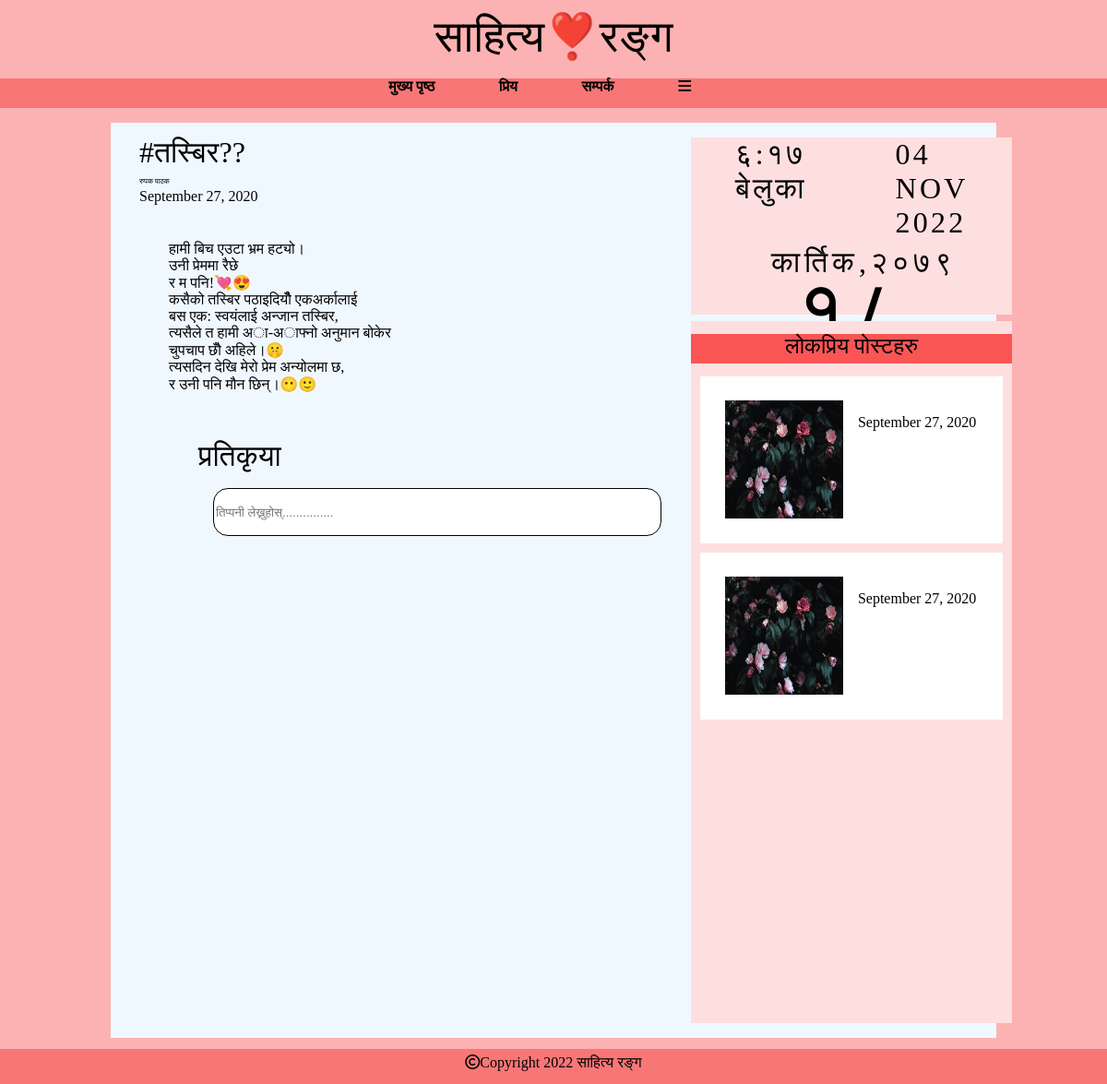
The page /poem/5/ on the database its author committed.
### website/models.py (models this page shows, shortened)
class Poem(models.Model):
    title = models.CharField(max_length=50)
    writer = models.CharField(max_length=50)
    date = models.DateField()
    poem_text=  models.TextField()

### website/views.py (the view)
# urls.py: path('poem/<int:pk>/', rang, name='rang'),
def rang(request, pk, return_webpage=False):
    poem = get_object_or_404(Poem, pk=pk)
    if return_webpage:
        poems = Poem.objects.all()
        return render(request, 'webpage.html', {'poems': poems})
    else:
        return render(request, 'rang.html', {'poem': poem})

### website/templates/rang.html (shortened to what this page needs)
<!DOCTYPE html>
<html lang="en">
<head>
    {% load static %}
    <link rel="stylesheet" href="{% static 'webpage.css' %}" />
</head>
<body>
    <body>
        <header>
            <div class="sahitya"><span>साहित्य❣️रङ्ग</span></div>
            <strong>
                <ul>
                    <li><a href="/">मुख्य पृष्ठ</a></li>
                    <li><a href="#">प्रिय</a></li>
                    <li><a href="{%url 'contact' %}">सम्पर्क</a></li>
                    <li><a href="#"><i class="fa-solid fa-bars"></i></a></li>
                </ul>
            </strong>
        </header>
        <section>
            <div class="rang_main">
                <div class="rang_left_div">
                    <div class="rang_kabita">
                        <div class="paragraph">
                            <p style="font-size: 2rem;">{{poem.title}}</p>
                            <p style="font-size: .5rem;">{{poem.writer}} </p>
                            <p> {{ poem.date|date:"F d, Y" }}</p>
                        </div>
                        <div class="content">
                            {{poem.poem_text|linebreaksbr}}
                        </div>
                        <br>
                        <div class="pratikriya">
                            <span>प्रतिकृया</span><br>
                            <input type="text" placeholder="तिप्पनी लेख्नुहोस्...............">
                        </div>
                    </div>
                </div>
                <div class="rang_right_div">
                    <div class="calender">
                        <div class="date_time"><span>६:१७ बेलुका</span>
                            <span>04 NOV 2022</span>
                        </div>
                        <div class="day">
                            <span style="font-size: 2rem; ">कार्तिक,२०७९</span><br>
                            <span style="font-size: 6rem;">१८</span>
                            <span>शुक्रबार</span>
                        </div>
                    </div>
                    <div class="scroll_field">
                        <div class="lokpriya">लोकप्रिय पोस्टहरु</div>
                        <div class="aakash">
                            <img src="static/image1.jpg" alt="">
                            <span>
                                <p>{{ poem.date|date:"F d, Y" }}</p>
                            </span>
                        </div>
                        <div class="prem">
                            <img src="static/image1.jpg" alt="">
                            <span>
                                <p>{{ poem.date|date:"F d, Y" }}</p>
                            </span>
                        </div>
                    </div>
                </div>
            </div>
        </section>
        <footer>
            <div class="foot">
                <span><i class="fa-regular fa-copyright"></i>Copyright 2022 साहित्य रङ्ग</span>
            </div>
        </footer>
    </body>
</html>

### website/static/webpage.css (style rules this page uses)
body { padding: 0px; margin: 0px; background-color: #FCB2B2; font-family: myFirstFont; }
header ul { display: flex; justify-content: center; background-color: #F87676; height: 2rem; }
header ul a { text-decoration: none; }
.sahitya { text-align: center; font-size: 3rem; margin: 1%; }
header ul li { display: flex; text-decoration: none; margin-bottom: 2%; margin-right: 6%; position: relative; }
section { display: grid; justify-content: center; align-content: center; grid-template-columns: 1fr 1fr; width: 80%; margin-left: auto; margin-right: auto; }
a { text-decoration: none; color: black; }
img { height: 100px; width: 100px; display: block; float: left; margin: 1%; }
footer .foot { background-color: #F87676; margin-top: 1%; height: 2rem; display: flex; justify-content: center; padding-top: .5%; }
.rang_main { display: grid; justify-content: center; align-content: center; grid-template-columns: 1fr 1fr; width: 80vw; background-color: aliceblue; height: 100%; }
.rang_left_div .rang_kabita { padding-left: 4rem; }
.rang_left_div .pratikriya { font-size: 2rem; padding-left: 4rem; margin-bottom: 1rem; }
.rang_left_div .pratikriya input { width: 30rem; height: 3rem; margin: 1rem; border-radius: 1rem; border: 1px solid black; }
.rang_right_div { display: grid; grid-template-rows: 1fr 4fr; padding: 1rem; }
.rang_right_div .calender { background-color: #FEDFDF; height: 12rem; width: 100%; }
.rang_right_div .calender .date_time { display: flex; justify-content: space-between; }
.rang_right_div .calender .day { width: 50%; margin: auto; line-height: 3rem; text-align: center; letter-spacing: .3rem; }
.rang_right_div .calender .date_time span { margin: 0 3rem; font-size: 2rem; letter-spacing: .2rem; }
.scroll_field { background-color: #FEDFDF; margin-top: 2%; }
.scroll_field .lokpriya { background-color: #FA5555; margin: 4% 0; height: 2rem; text-align: center; font-size: 1.5rem; }
.aakash { display: grid; grid-template-columns: 1fr 2fr; margin: 3%; padding: 3%; background-color: white; line-height: 1rem; }
img { height: 8rem; width: 8rem; margin: 1rem; }
.prem { display: grid; grid-template-columns: 1fr 2fr; margin: 3%; padding: 3%; background-color: white; line-height: 1rem; }
.rang_main .rang_left_div .rang_kabita .content { padding: 2rem; }
.rang_main .rang_left_div .rang_kabita .paragraph { line-height: 0rem; }

### rows shown on the page
Poem: title "#तस्बिर??", writer "रुपक पाठक", date "September 27, 2020", poem_text "हामी बिच एउटा भ्रम हट्यो। उनी प्रेममा रैछे र म पनि!💘😍 कसैको तस्बिर पठाइदियौँ एकअर्कालाई बस एक: स्वयंलाई अन्जान तस्बिर, त्यसैले त हामी अा-अाफ्नो अनुमान बोकेर चुपचाप छौँ अहिले।🤫 त्यसदिन देखि मेरो प्रेम अन्योलमा छ, र उनी पनि मौन छिन्।😶🙂"
